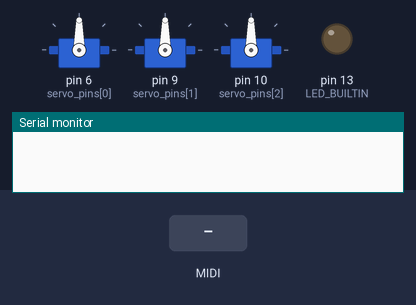
Bench run of a sketch on a simulated Arduino Uno, built with avr-gcc and run on an emulated ATmega328P. Shown: 3 × servo, output pins drawn as LEDs (lit = HIGH), the last lines printed to the serial monitor. Inputs (shaded band) come from the test bench. MIDI output is not drawn.

Above: at 1.2 s.
1.3 s: MIDI note 60 received
At 1.45 s:
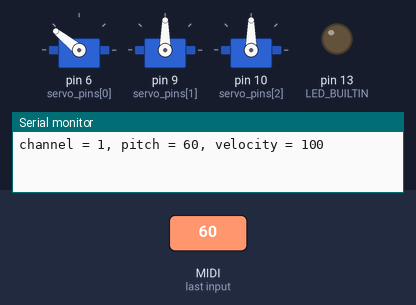
Timing chart, 0 to 4.3 s (numbered marks = the images above; inputs shaded):
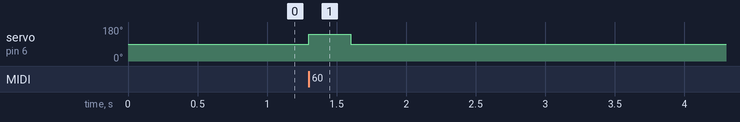

Measured:
- after the input at 1.3 s, servo on pin 6 (servo_pins[0]): 90° → 141° at once, → 90° 0.30 s later

The sketch:

midi_servo.ino
```cpp
#include <MIDI.h>
#include <Servo.h>

MIDI_CREATE_DEFAULT_INSTANCE();

Servo servo0;
Servo servo1;
Servo servo2;
Servo servos[] = { servo0, servo1, servo2 };
const int servo_pins[] = { 6, 9, 10 };
const int STOP = 90;

// -----------------------------------------------------------------------------

// This function will be automatically called when a NoteOn is received.
// It must be a void-returning function with the correct parameters,
// see documentation here:
// https://github.com/FortySevenEffects/arduino_midi_library/wiki/Using-Callbacks

void handleNoteOn(byte channel, byte pitch, byte velocity) {
    // Do whatever you want when a note is pressed.

    // Try to keep your callbacks short (no delays ect)
    // otherwise it would slow down the loop() and have a bad impact
    // on real-time performance.
    char buff[255];
    sprintf(buff, "channel = %d, pitch = %d, velocity = %d", channel, pitch, velocity);
    Serial.println(buff);
    int s = pitch - 60;
    if (s >= 0 && s < 3) {
      if (velocity > 0) {
        int v = map(velocity, 1, 127, 0, 180);
        servos[s].write(v);
      }
      else {
        servos[s].write(STOP);
      }
    }
}

void handleNoteOff(byte channel, byte pitch, byte velocity) {
    // Do something when the note is released.
    // Note that NoteOn messages with 0 velocity are interpreted as NoteOffs.
    char buff[255];
    sprintf(buff, "channel = %d, pitch = %d, velocity = %d", channel, pitch, velocity);
    Serial.println(buff);
    int s = pitch - 60;
    if (s >= 0 && s < 3) {
      servos[s].write(STOP);
    }
}

// -----------------------------------------------------------------------------

void setup() {
  pinMode(LED_BUILTIN, OUTPUT);
  for (int i = 0; i < 3; ++i) {
    pinMode(servo_pins[i], OUTPUT);
    servos[i].attach(servo_pins[i], 500, 2400);
    servos[i].write(STOP);
  }

  Serial.begin(9600);
    // Connect the handleNoteOn function to the library,
    // so it is called upon reception of a NoteOn.
    MIDI.setHandleNoteOn(handleNoteOn);  // Put only the name of the function

    // Do the same for NoteOffs
    MIDI.setHandleNoteOff(handleNoteOff);

    // Initiate MIDI communications, listen to all channels
    MIDI.begin(MIDI_CHANNEL_OMNI);
}

void loop() {
    // Call MIDI.read the fastest you can for real-time performance.
    MIDI.read();

    // There is no need to check if there are messages incoming
    // if they are bound to a Callback function.
    // The attached method will be called automatically
    // when the corresponding message has been received.
}
```
